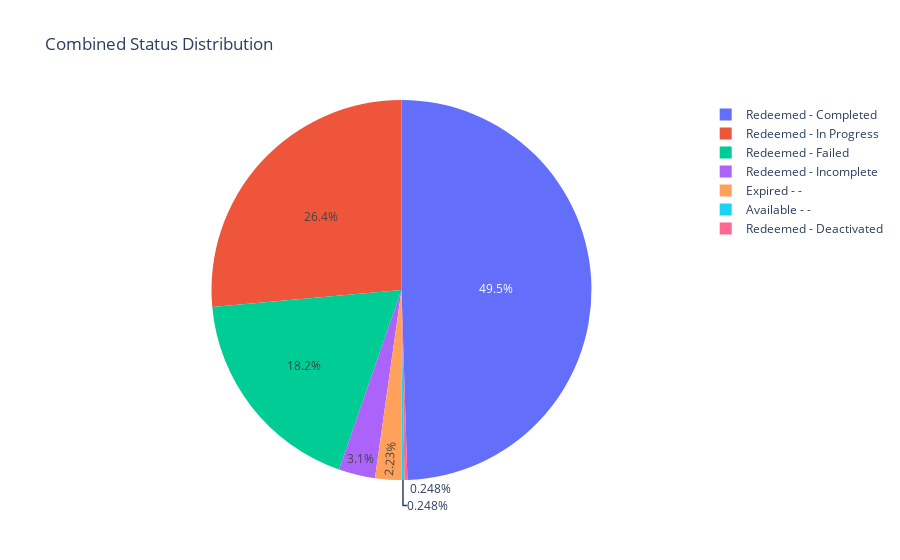

The notebook cell saved with this chart:
### Code cell
# Total Attempts 1 and 2
grouped_df = df.groupby(['Token Status', 'Course Status']).size().reset_index(name='Count')
grouped_df['Combined Status'] = grouped_df['Token Status'] + ' - ' + grouped_df['Course Status']
grouped_df['Percentage'] = (grouped_df['Count'] / grouped_df['Count'].sum()) * 100
import plotly.express as px

fig = px.pie(grouped_df, values='Count', names='Combined Status', title='Combined Status Distribution')
fig.show()

grouped_df

### Figure 1 — Plotly figure (JSON) as saved in the notebook; plotly's stock layout.template omitted (floating-point values rounded to 4 significant figures)
{"data": [{"domain": {"x": [0, 1], "y": [0, 1]}, "hovertemplate": "Combined Status=%{label}<br>Count=%{value}<extra></extra>", "labels": ["Available - -", "Expired - -", "Redeemed - Completed", "Redeemed - Deactivated", "Redeemed - Failed", "Redeemed - In Progress", "Redeemed - Incomplete"], "legendgroup": "", "name": "", "showlegend": true, "type": "pie", "values": [2, 18, 399, 2, 147, 213, 25]}], "layout": {"legend": {"tracegroupgap": 0}, "title": {"text": "Combined Status Distribution"}}}
